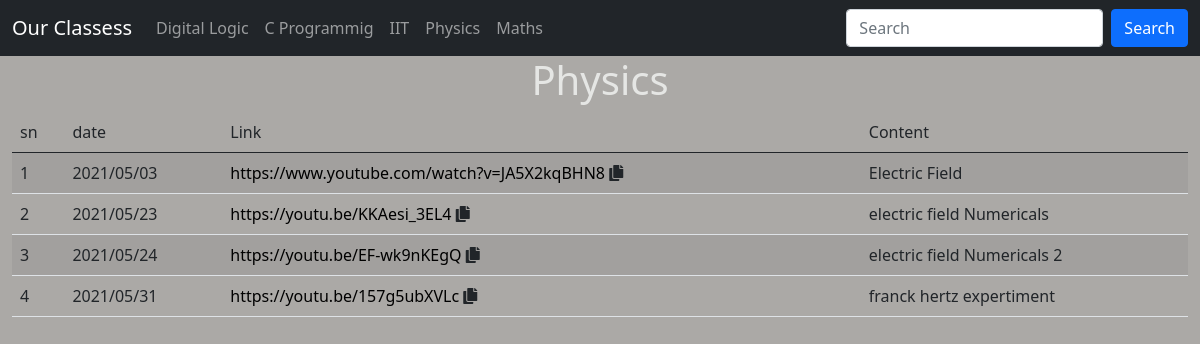
The app's page /physics with its own data.
### recordings/models.py (models this page shows, shortened)
class Record(models.Model):
	subjects = [
		('physics','Physics'),
		('math','Maths'),
		('C','C Programming'),
		('IIT','IIT'),
		('DL','Digital Logic'),
	]
	subject = models.CharField(max_length=50,choices=subjects)
	date = models.CharField(max_length=20,default="")
	link = models.CharField(max_length=500)
	content = models.TextField(max_length=500)

### recordings/views.py (the view)
# urls.py: path('physics',views.physics,name="Physics"),
def physics(requests):
	subjectCode = 0
	if requests.method == 'GET':
		query = requests.GET.get('search','')
		values =  getSubjectValues(subjectCode,query)
	else:
		values = getSubjectValues(subjectCode)
	return render(requests,'subjects.html',values)

### recordings/views.py (called while the page is built)
def getSubjectValues(subjectCode,query=''):
	return {
		'subject':Record.subjects[subjectCode][1],
		'records': Record.objects.filter(subject=Record.subjects[subjectCode][0],
			content__contains=query),
		'searchedTerm':query
	}

### recordings/templates/subjects.html (shortened to what this page needs)
<!doctype html>
<html lang="en">
  <head>
    <link href="https://cdn.jsdelivr.net/npm/bootstrap@5.0.0-beta3/dist/css/bootstrap.min.css" rel="stylesheet">
    <link rel="stylesheet" href="https://use.fontawesome.com/releases/v5.0.13/css/all.css">
  </head>
  <body>
    <nav class="navbar navbar-expand-lg navbar-dark bg-dark">
  <div class="container-fluid">
    <a class="navbar-brand" href="#">Our Classess</a>
    <div class="collapse navbar-collapse" id="navbarSupportedContent">
      <ul class="navbar-nav me-auto mb-2 mb-lg-0">
        <li class="nav-item">
          <a class="nav-link {{dl_active}}" aria-current="page" href="dl">Digital Logic</a>
        </li>
        <li class="nav-item {{c_active}}">
          <a class="nav-link" href="c">C Programmig</a>
        </li>
        <li class="nav-item {{iit_active}}">
          <a class="nav-link" href="iit">IIT</a>
        </li>
        <li class="nav-item {{c_active}}">
          <a class="nav-link" href="physics">Physics</a>
        </li>
        <li class="nav-item {{c_active}}">
          <a class="nav-link" href="maths">Maths</a>
        </li>
      </ul>
      <form class="d-flex" method="get">
        <input class="form-control me-2" type="search" name="search" placeholder="Search" aria-label="Search" value="{{searchedTerm}}">
        <button class="btn btn-primary" type="submit">Search</button>
      </form>
    </div>
  </div>
</nav>
    <h1 class="text-center">{{subject}}</h1>
    <div class="container-fluid">
        <div class="subject-table">
            <table class="table table-striped">
                <thead>
                    <td>sn</td>
                    <td>date</td>
                    <td>Link</td>
                    <td>Content</td>
                </thead>
                {% for record in records %}
                <tr>
                    <td>{{forloop.counter}}</td>
                    <td>{{record.date}}</td>
                    <td><a href="{{record.link}}" target="_blank"><span id="link{{forloop.counter}}">{{record.link}}</span></a> <i class="fas fa-copy" onclick="copy('link{{forloop.counter}}')"></i></td>
                    <td>{{record.content}}</td>
                </tr>
                {% endfor %}
            </table>
        </div>
    </div>
  </body>
</html>

### recordings/templates/subjects.html (style rules this page uses)
body { background-color: rgb(171, 169, 166); color: rgb(229, 230, 228); }
a { text-decoration: none; color:#000; }

### records on screen
Record: date "2021/05/03", link "https://www.youtube.com/watch?v=JA5X2kqBHN8", content "Electric Field"
Record: date "2021/05/23", link "https://youtu.be/KKAesi_3EL4", content "electric field Numericals"
Record: date "2021/05/24", link "https://youtu.be/EF-wk9nKEgQ", content "electric field Numericals 2"
Record: date "2021/05/31", link "https://youtu.be/157g5ubXVLc", content "franck hertz expertiment"

### other values on screen
{{ subject }} "Physics"
